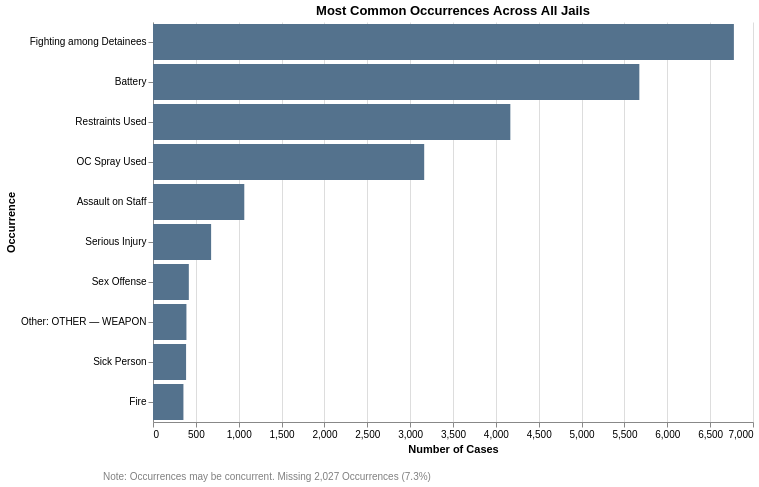

This figure's notebook cell:
### Code cell
samples_df = samples_df.with_columns(
    pl.when(pl.col("Cleaned Occurrences") == "")
    .then(pl.lit("Error, no occurrence found"))
    .otherwise(pl.col("Cleaned Occurrences"))
    .alias("Cleaned Occurrences")
)

def clean_other(df):
    pattern = r"specify"
    df = df.with_columns(
    pl.when(pl.col("Cleaned Occurrences").str.contains(pattern))
    .then(pl.col("Cleaned Occurrences").str.extract(r"\):\s*(\S.*)"))
    .otherwise(pl.col("Cleaned Occurrences"))
    .alias("Cleaned Occurrences")
    )

    return df

total_occurrence_result = (
    samples_df
    .with_columns(
        pl.col("Cleaned Occurrences").str.split(",").alias("Cleaned Occurrences")
    )
    .explode("Cleaned Occurrences")
    .filter(pl.col("Cleaned Occurrences").is_not_null())
    .select(
        pl.col("Cleaned Occurrences").value_counts(sort=True)
    )
    .unnest("Cleaned Occurrences")
    .head(12)
)

total_occurrence_result = clean_other(total_occurrence_result)

total_occurrence_result = total_occurrence_result.filter(~pl.col("Cleaned Occurrences").is_in(["Error", " no occurrence found"]))

total_occurrence_chart = alt.Chart(total_occurrence_result).mark_bar().encode(
    x=alt.X("count:Q", title="Count"),
    y=alt.Y("Cleaned Occurrences:N", title="Occurrence").sort('-x')
).properties(
    title="Most Common Occurrences Across All Jails"
)

total_occurrence_chart = alt.Chart(total_occurrence_result).mark_bar(
    color="#54728d"
).encode(
    x=alt.X('count:Q', title='Number of Cases'),
    y=alt.Y('Cleaned Occurrences:N', sort='-x', title='Occurrence'),
    tooltip=[
        alt.Tooltip('Cleaned Occurrences:N', title='Occurrence'),
        alt.Tooltip('count:Q', format=',d', title='Case Count')
    ]
).properties(
    width=600,
    height=400,
    title='Most Common Occurrences Across All Jails'
)

# Footnote as a separate text chart (keep your note)
footnote = alt.Chart(pl.DataFrame({
    "text": ["Note: Occurrences may be concurrent. Missing 2,027 Occurrences (7.3%)"],
    "x": [0],
    "y": [0]
})).mark_text(
    align="left",
    baseline="bottom",
    fontSize=10,
    dx=0,
    dy=20,
    color="gray"
).encode(
    x=alt.value(-50),
    y=alt.value(440),
    text="text:N"
)

# Layer chart and footnote, remove box
total_occurrence_chart = alt.layer(
    total_occurrence_chart,
    footnote
).configure_view(
    stroke=None
)

total_occurrence_chart

### Figure 1 — Vega-Lite specification as saved in the notebook (floating-point values rounded to 4 significant figures)
{"config": {"view": {"continuousWidth": 300, "continuousHeight": 300, "stroke": null}}, "layer": [{"data": {"name": "data-11044021fd7c1e2a1954ce4165d80ea5"}, "mark": {"type": "bar", "color": "#54728d"}, "encoding": {"tooltip": [{"field": "Cleaned Occurrences", "title": "Occurrence", "type": "nominal"}, {"field": "count", "format": ",d", "title": "Case Count", "type": "quantitative"}], "x": {"field": "count", "title": "Number of Cases", "type": "quantitative"}, "y": {"field": "Cleaned Occurrences", "sort": "-x", "title": "Occurrence", "type": "nominal"}}, "title": "Most Common Occurrences Across All Jails"}, {"data": {"name": "data-ddd34104ddae3c1e088a8ca46401a7a7"}, "mark": {"type": "text", "align": "left", "baseline": "bottom", "color": "gray", "dx": 0, "dy": 20, "fontSize": 10}, "encoding": {"text": {"field": "text", "type": "nominal"}, "x": {"value": -50}, "y": {"value": 440}}}], "height": 400, "width": 600, "$schema": "https://vega.github.io/schema/vega-lite/v5.20.1.json", "datasets": {"data-11044021fd7c1e2a1954ce4165d80ea5": [{"Cleaned Occurrences": "Fighting among Detainees", "count": 6777}, {"Cleaned Occurrences": "Battery", "count": 5674}, {"Cleaned Occurrences": "Restraints Used", "count": 4169}, {"Cleaned Occurrences": "OC Spray Used", "count": 3164}, {"Cleaned Occurrences": "Assault on Staff", "count": 1065}, {"Cleaned Occurrences": "Serious Injury", "count": 678}, {"Cleaned Occurrences": "Sex Offense", "count": 418}, {"Cleaned Occurrences": "Other: OTHER — WEAPON\n", "count": 390}, {"Cleaned Occurrences": "Sick Person", "count": 386}, {"Cleaned Occurrences": "Fire", "count": 355}], "data-ddd34104ddae3c1e088a8ca46401a7a7": [{"text": "Note: Occurrences may be concurrent. Missing 2,027 Occurrences (7.3%)", "x": 0, "y": 0}]}}
